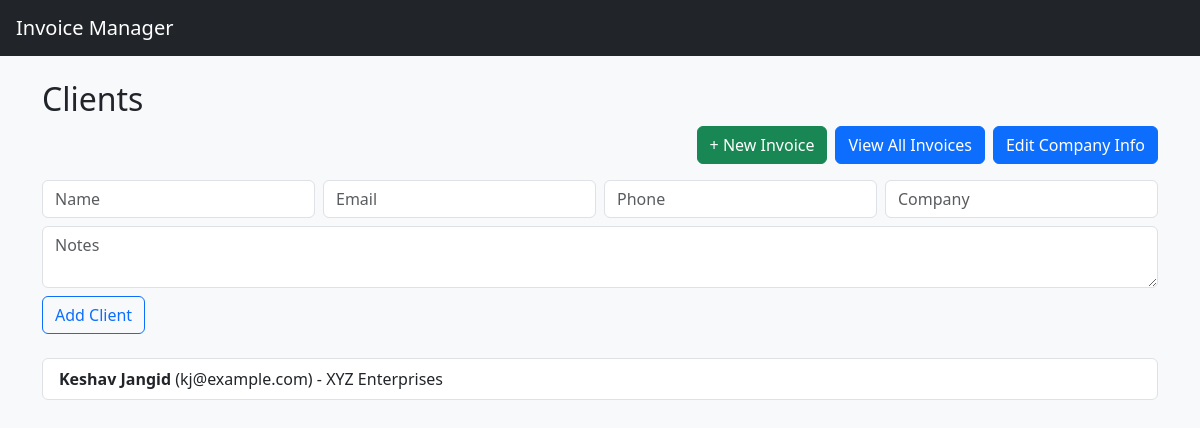
The app's page /clients with its own data.
### models.py (models this page shows)
class Client(db.Model):
    id = db.Column(db.Integer, primary_key = True)
    name = db.Column(db.String(100))
    email = db.Column(db.String(100))
    phone = db.Column(db.String(20))
    company = db.Column(db.String(100))
    notes = db.Column(db.Text)

### app.py (the view, shortened to what this page needs)
@app.route('/clients', methods = ['GET','POST'])
def clients():
    clients = Client.query.all()
    return render_template('clients.html', clients=clients)

### templates/clients.html
{% extends 'base.html' %}
{% block content %}
<h2>Clients</h2>
<div class="mb-3 d-flex justify-content-end gap-2">
    <a href="{{ url_for('new_invoice') }}" class="btn btn-success">+ New Invoice</a>
    <a href="{{ url_for('invoices') }}" class="btn btn-primary">View All Invoices</a>
    <a href="{{ url_for('edit_company') }}" class="btn btn-primary">Edit Company Info</a>
</div>
<form method="POST" class="mb-4">
    <div class="row g-2">
        <div class="col"><input name="name" class="form-control" placeholder="Name" required></div>
        <div class="col"><input name="email" class="form-control" placeholder="Email" required></div>
        <div class="col"><input name="phone" class="form-control" placeholder="Phone" required></div>
        <div class="col"><input name="company" class="form-control" placeholder="Company"></div>
        <div class="col-12 mt-2"><textarea name="notes" class="form-control" placeholder="Notes"></textarea></div>
        <div class="col-12 mt-2"><button class="btn btn-outline-primary">Add Client</button></div>
    </div>
</form>
<ul class="list-group">
    {% for client in clients %}
    <li class="list-group-item">
        <strong>{{ client.name }}</strong> ({{ client.email }}) - {{ client.company }}
    </li>
    {% endfor %}
</ul>
{% endblock %}

### records on screen
Client: name "Keshav Jangid", email "kj@example.com", company "XYZ Enterprises"
